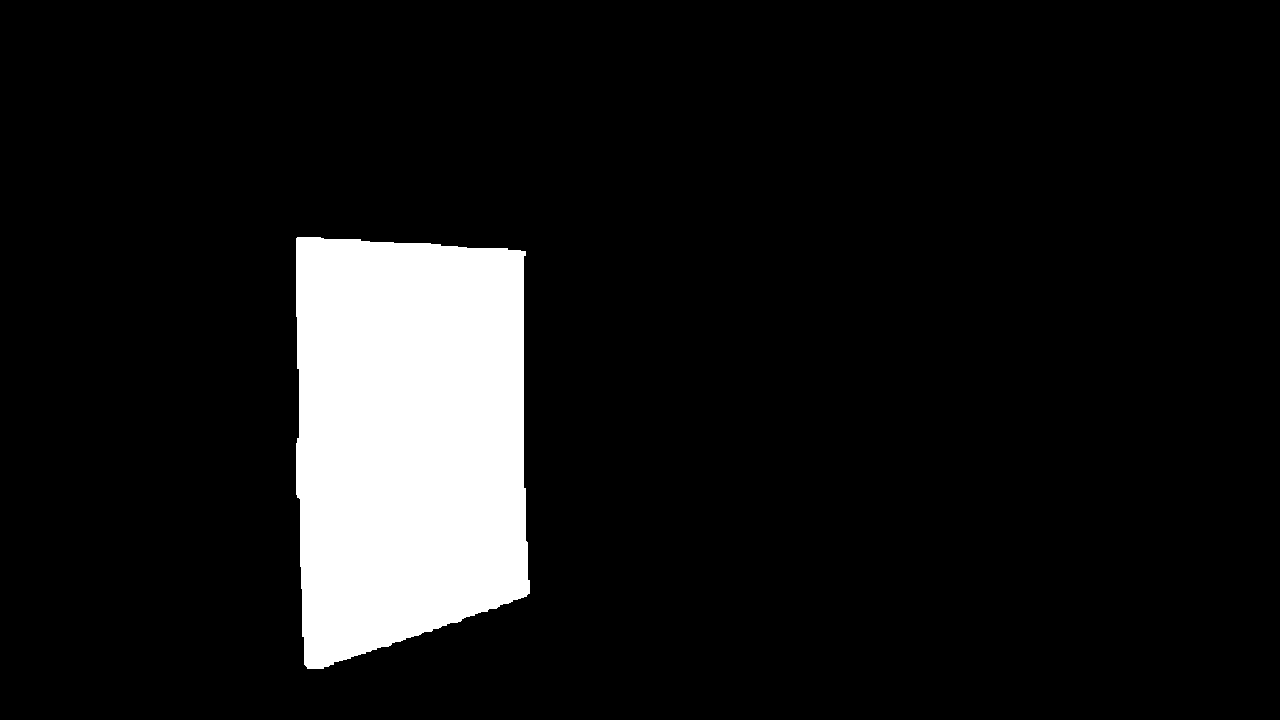
#> input picture masks/ac_3_colour_mask_6_mask.png, 1280 x 720 px; its folder holds only this picture in this run
$ jupyter execute App.ipynb
#> lines starting #> are read from the running program, lines starting #| are printed output that depends on the picture
[cell 1]
import cv2
import json
import numpy as np
import matplotlib.pyplot as plt
import os

#Loading Images
images = {}
for x in os.listdir("masks"):
    images[x] = cv2.imread("masks/" + x)
    images[x]= images[x][:,:,::-1]
    plt.imshow(images[x], interpolation='nearest')
    plt.axis("off")
    plt.show()

[cell 2]
#Function takes parameters number of rows and columns
def PrintImages(images, rows, cols):
    #Creating a Grid, depending on the number of rows and columns
#> called with rows = 2, cols = 2
    fig, axes = plt.subplots(nrows=rows, ncols=cols, figsize=(20, 10))
    #Flattening the axes and taking the number of unwanted plots
    axes = axes.flatten()
    unwantedPlots=len(images)
#> unwantedPlots = 1
    #Looping through all the images
    for i, (imageName, image) in enumerate(images.items()):
        #Checking whether exceeded list and setting the number of unwantedPlots starting value
        if i >= rows * cols:
            unwantedPlots=i
            break

        #Calculating row and column
        row = i // cols
        col = i % cols

        #Error checking for axes keys
        if row < rows and col < cols:
            axes[i].imshow(image, interpolation='nearest', cmap='gray') #Displaying the image
            axes[i].set_title(imageName) #Setting the title
            axes[i].axis('off') #Removing the axes
#> this loop made 1 pass
#> (imageName, row, col) on pass 1: ('ac_3_colour_mask_6_mask.png', 0, 0)

    #Deleting the extra plots
    for i in range(unwantedPlots, len(axes)):
        fig.delaxes(axes[i])
    #Showing plot
    plt.show()

[cell 3]
PrintImages(images,2,2)

[cell 4]
def mask_to_annotation(mask, type='polygon'):
    '''
    Convert mask to annotation
    '''

    if type == 'polygon':
        mask = cv2.cvtColor(mask, cv2.COLOR_BGR2GRAY)
        contours, _ = cv2.findContours(mask, cv2.RETR_TREE, cv2.CHAIN_APPROX_SIMPLE)
        sorted_contours = sorted(contours, key = lambda ctr : cv2.boundingRect(ctr)[1])
        return sorted_contours
    elif type == 'bounding_box':
        mask = cv2.cvtColor(mask, cv2.COLOR_BGR2GRAY)
        contours, _ = cv2.findContours(mask, cv2.RETR_TREE, cv2.CHAIN_APPROX_SIMPLE)
        sorted_contours = sorted(contours, key = lambda ctr : cv2.boundingRect(ctr)[1])
        return sorted_contours
        pass

[cell 5]
polgon_annotations={}
for name,image in images.items():
    plt.figure()
    polgon_annotations[name]=mask_to_annotation(image, type='polygon')
    for i in range(len(polgon_annotations[name])):

        x= polgon_annotations[name][i][:,0,0]
        y= polgon_annotations[name][i][:,0,1]
        plt.imshow(image)
        plt.plot(x, y, linewidth=2)
        plt.axis('off')
#> this loop made 1 pass
#> name on pass 1: 'ac_3_colour_mask_6_mask.png'
#> after the loop, polgon_annotations = 1 item
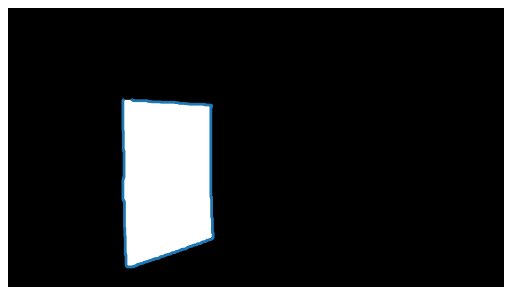
#> figure drawn by matplotlib, 1 panel

[cell 6]
bounding_box_annotations={}
for name,image in images.items():
    plt.figure()
    bounding_box_annotations[name]=mask_to_annotation(image, type='bounding_box')
    for count,contours in enumerate(bounding_box_annotations[name]):

        x,y,w,h = cv2.boundingRect(contours)
        print(x)
        print(y)
        print(w)
        print(h)
        print()
#> after the loop, bounding_box_annotations = 1 item
# [6 lines of commented-out code are left out]

## COCO Format

[cell 7]
project_name="COTS Dataset"
category="directory"

[cell 8]
def contours_to_coco(contours):
    coco_data = {
        "info": {
            "description": project_name
        },
        "images": [],
        "annotations": [],
        "categories": []
    }

    annotation_id = 1

    for image_id, image_descriptor in contours.items():
        contour_list = image_descriptor["contours"]

        # Create image entry
        image_entry = {
            "id": image_id,
            "width": image_descriptor["width"],
            "height": image_descriptor["height"],
            "file_name": image_descriptor["file_name"]
        }

        # Create annotation entry
        for contour in contour_list:
            contour = np.array(contour, dtype=np.float32)

            # Check if the contour has enough points
            if contour.shape[0] < 3:
                continue

            # Create annotation entry
            annotation_entry = {
                "id": annotation_id,
                "image_id": image_id,
                "category_id": image_id,
                "segmentation": contour.squeeze().tolist(),
                "area": cv2.contourArea(contour),
                "bbox": cv2.boundingRect(contour)
            }

        # Create categories entry
#         category_entry = {
#             "id": annotation_id,
#             "name": bbox
#         }

        coco_data["images"].append(image_entry)
        coco_data["annotations"].append(annotation_entry)

        annotation_id += 1

    return coco_data


polygons = {}
image_id = 1
for name, image in images.items():
    tmp = {}
    tmp["file_name"] = name
    tmp["width"] = image.shape[1]
    tmp["height"] = image.shape[0]
    tmp["contours"] = mask_to_annotation(image, type='polygon')
    polygons[image_id] = tmp
    image_id += 1
#> this loop made 1 pass
#> (name, image_id) on pass 1: ('ac_3_colour_mask_6_mask.png', 2)
#> after the loop, image_id = 2; polygons = 1 item

data = contours_to_coco(polygons)
#> the loop in contours_to_coco, `for image_id, image_descriptor in contours.items():` made 1 pass
#> (image_id, annotation_id) on pass 1: (1, 2)
#> after the loop in contours_to_coco, `for image_id, image_descriptor in contours.items():`: annotation_id = 2; contour = 181 rows, first 8: [297, 237], [296, 238], [296, 316], [297, 317], [297, 368], [298, 368], [299, 369], [299, 437]
#> data = 4 items
with open('annotations.json', 'w') as f:
    json.dump(data, f, indent=4)


$ run again, on masks/ac_3_colour_mask_7_mask.png
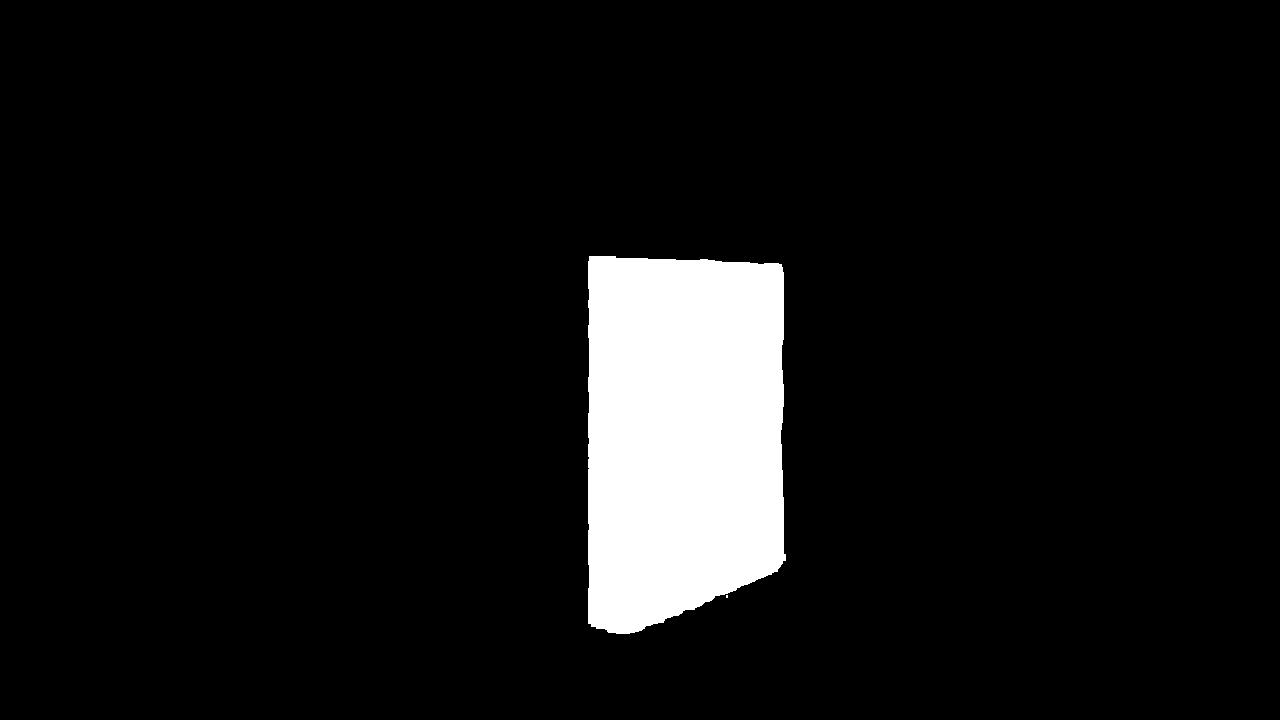
#> input picture masks/ac_3_colour_mask_7_mask.png, 1280 x 720 px
#> unwantedPlots = 1
#> the loop in PrintImages, `for i, (imageName, image) in enumerate(images.items()):` made 1 pass
#> (imageName, row, col) on pass 1: ('ac_3_colour_mask_7_mask.png', 0, 0)
#> the loop `for name,image in images.items():` made 1 pass
#> name on pass 1: 'ac_3_colour_mask_7_mask.png'
#> after the loop `for name,image in images.items():`: polgon_annotations = 1 item
#> `[cell 5] polgon_annotations={} for name,image in images.items(): plt.f..`:
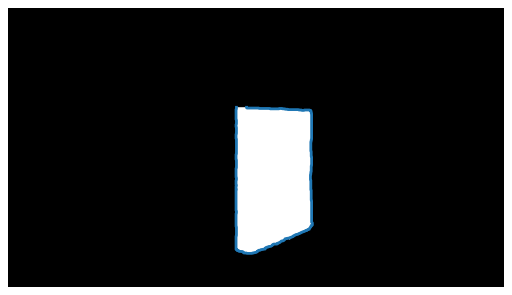
#> figure drawn by matplotlib, 1 panel
#> the loop `for name, image in images.items():` made 1 pass
#> (name, image_id) on pass 1: ('ac_3_colour_mask_7_mask.png', 2)
#> after the loop `for name, image in images.items():`: image_id = 2; polygons = 1 item
#> the loop in contours_to_coco, `for image_id, image_descriptor in contours.items():` made 1 pass
#> (image_id, annotation_id) on pass 1: (1, 2)
#> after the loop in contours_to_coco, `for image_id, image_descriptor in contours.items():`: annotation_id = 2; contour = [[726, 595], [726, 597], [727, 597], [727, 595]]
#> data = 4 items

$ run again, on masks/ac_3_colour_mask_8_mask.png
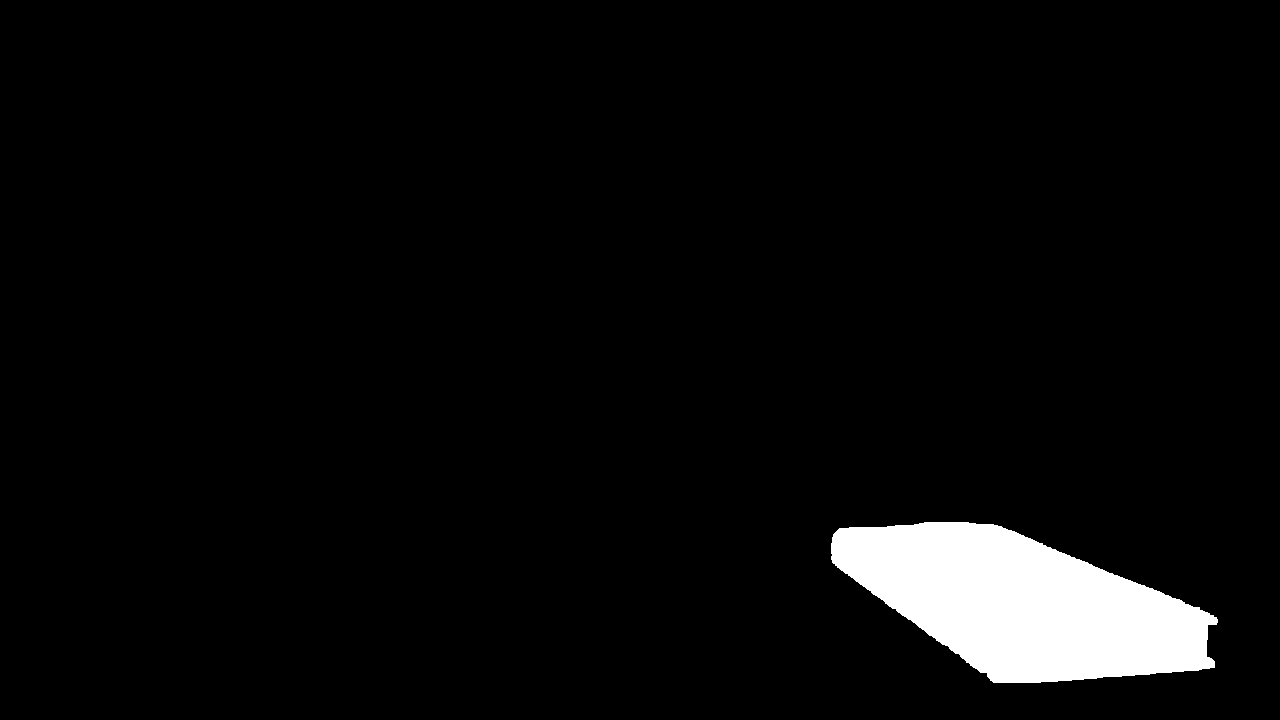
#> input picture masks/ac_3_colour_mask_8_mask.png, 1280 x 720 px
#> unwantedPlots = 1
#> the loop in PrintImages, `for i, (imageName, image) in enumerate(images.items()):` made 1 pass
#> (imageName, row, col) on pass 1: ('ac_3_colour_mask_8_mask.png', 0, 0)
#> the loop `for name,image in images.items():` made 1 pass
#> name on pass 1: 'ac_3_colour_mask_8_mask.png'
#> after the loop `for name,image in images.items():`: polgon_annotations = 1 item
#> `[cell 5] polgon_annotations={} for name,image in images.items(): plt.f..`:
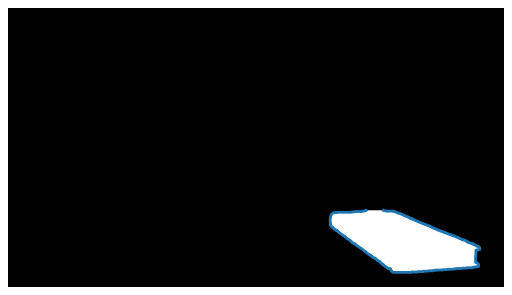
#> figure drawn by matplotlib, 1 panel
#> the loop `for name, image in images.items():` made 1 pass
#> (name, image_id) on pass 1: ('ac_3_colour_mask_8_mask.png', 2)
#> after the loop `for name, image in images.items():`: image_id = 2; polygons = 1 item
#> the loop in contours_to_coco, `for image_id, image_descriptor in contours.items():` made 1 pass
#> (image_id, annotation_id) on pass 1: (1, 2)
#> after the loop in contours_to_coco, `for image_id, image_descriptor in contours.items():`: annotation_id = 2; contour = 326 rows, first 8: [924, 522], [923, 523], [919, 523], [918, 524], [914, 524], [913, 525], [895, 525], [894, 526]
#> data = 4 items
